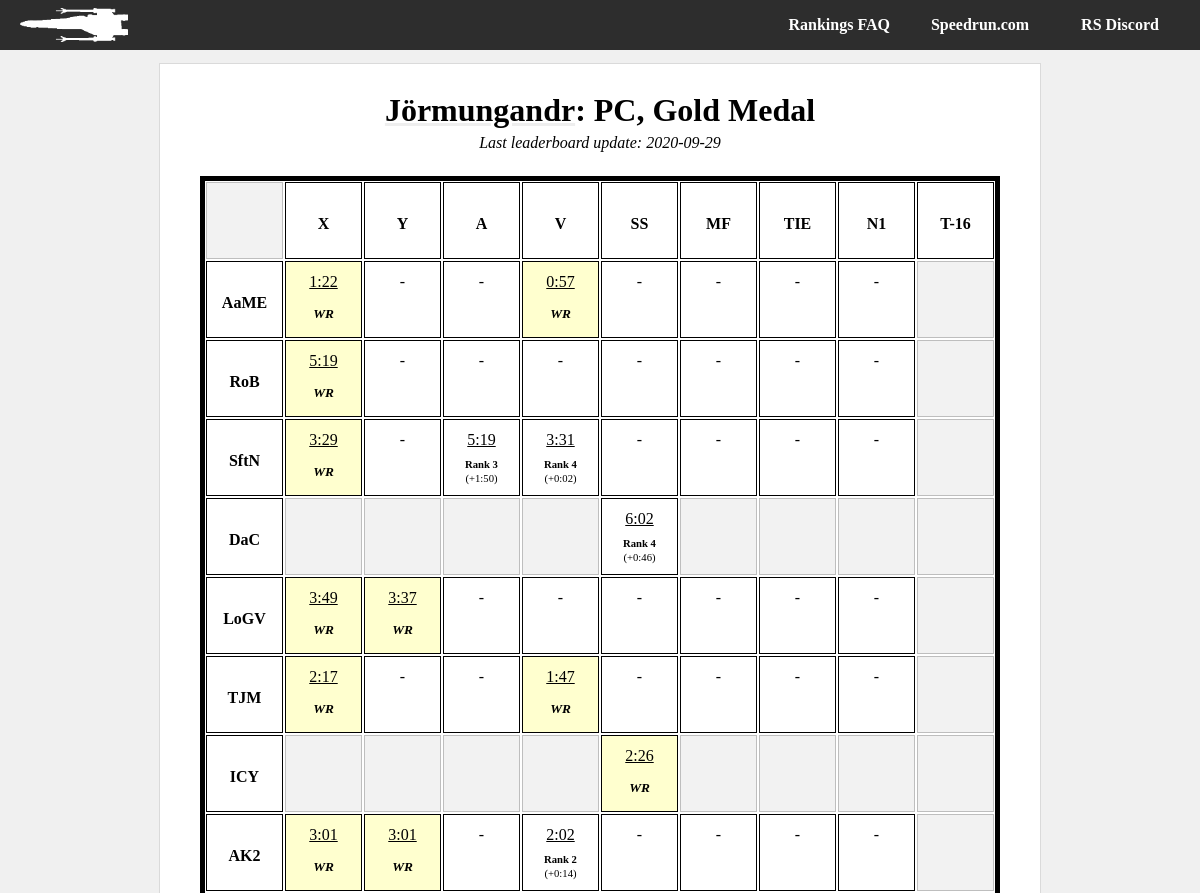
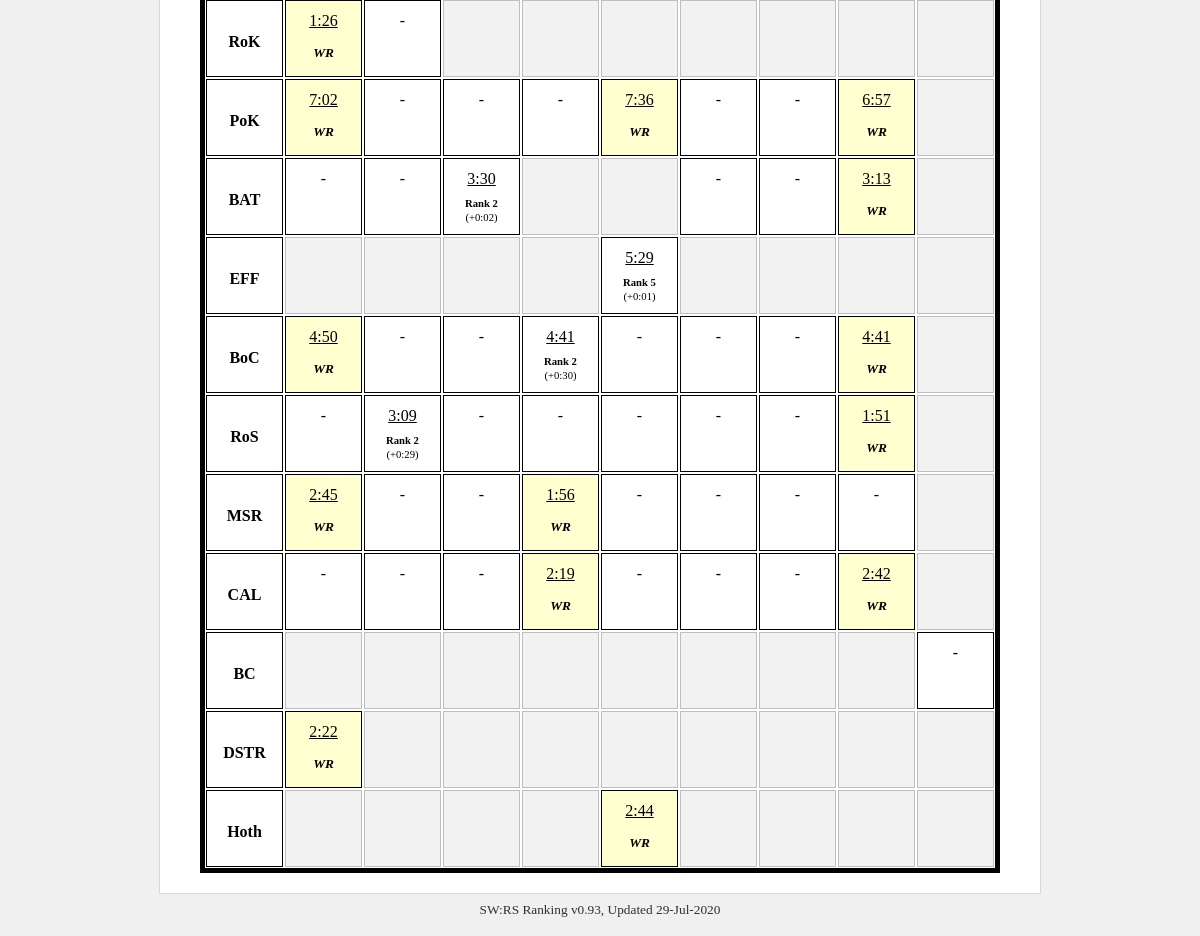
The page /player/Jörmungandr/pc_gold on the database its author committed (2 pictures, top to bottom).
### tables this page shows
CREATE TABLE metadata (field          text primary key,value          text);

CREATE TABLE il_runs_20200929 (run_id          integer primary key,level           text,category        text,player          text,time            integer default 9999,platform        text,medal           text,src_link        text,rank            integer default 0);

### swrs.py (the view)
@app.route('/player/<player_id>/<category>')
def player_cat(player_id, category):
    con = lite.connect(DATABASE)
    with con:
        cur = con.cursor()
        cur.execute('SELECT value FROM metadata ' +
                    'WHERE field = "last_update"')
    last_up = cur.fetchall()[0][0]
    tag = last_up + '_' + category
    if category[0:2] == 'pc':
        console = "PC"
    elif category[0:3] == 'n64':
        console = 'N64'
    else:
        console = 'CONSOLE?'
    if category[-3:] == 'any':
        medal_type = "Any Medal"
    elif category[-4:] == 'gold':
        medal_type = 'Gold Medal'
    else:
        medal_type = 'MEDAL?'
    runs = []
    bests = []
    for lev in il_level_names:
        level_array = []
        bests_level = []
        for ship in il_category_names:
            cur = con.cursor()
            with con:
                cur.execute('SELECT level, category, time, rank, "src_link" ' +
                            'FROM il_runs_' + last_up + ' ' +
                            'WHERE player = "' + player_id + '" AND ' +
                            'platform = "' + console + '" AND ' +
                            'level = "' + lev + '" AND ' +
                            'category = "' + ship + '" AND ' +
                            'medal = "' + medal_type + '";')
            run = cur.fetchall()
            player_best = 0
            if run:
                run = list(run[0])
                player_best = run[2]
                run[2] = convert_seconds(player_best)
            level_array.append(run)
            with con:
                cur.execute('SELECT time ' +
                            'FROM il_runs_' + last_up + ' ' +
                            'WHERE rank = 1 AND ' +
                            'platform = "' + console + '" AND ' +
                            'level = "' + lev + '" AND ' +
                            'category = "' + ship + '" AND ' +
                            'medal = "' + medal_type + '";')
            best_run = cur.fetchall()
            if best_run:
                best_run = list(best_run[0])[0]
                print(player_best, best_run)
                best_run = player_best - best_run
                print(best_run)
                best_run = convert_seconds(best_run)
            bests_level.append(best_run)
        runs.append(level_array)
        bests.append(bests_level)
    try:
        return render_template('player-category.html',
                               name=player_id,
                               medal=medal_type,
                               platform=console,
                               runs=runs,
                               best_times=bests,
                               last_update=DATESTAMP)
    except Exception as e:
        return str(e)

### swrs.py (called while the page is built)
def convert_seconds(in_time):
    out_time = 'ERR'
    secs = in_time % 60
    mins = int((in_time - secs) // 60)
    if secs < 10:
        secs = '0' + str(secs)
    else:
        secs = str(secs)
    if len(secs) > 6:
        secs = secs[:6]
    elif len(secs) > 2:
        while len(secs) < 6:
            secs += '0'
    out_time = str(mins) + ':' + str(secs)
    return out_time

@app.teardown_appcontext
def close_connection(exception):
    db = getattr(g, '_database', None)
    if db is not None:
        db.close()

### templates/player-category.html
{% from "macros.html" import header, footer, categories, title, pc_title, player_chart %}
{{ header(name +" | SWRS") }}
{% set link = "/player/" + name %}
{{ pc_title(name, platform, medal, last_update, link) }}</a>
{% set level_acronyms = ["AaME",
"RoB",
"SftN",
"DaC",
"LoGV",
"TJM",
"ICY",
"AK2",
"RoK",
"PoK",
"BAT",
"EFF",
"BoC",
"RoS",
"MSR",
"CAL",
"BC",
"DSTR",
"Hoth"] %}
    <div id="about">
            <div id="runs-table">
                <div class="runs-table-row">
                    <div class="runs-table-timebox header ghosted"> </div>
                    <div class="runs-table-timebox header"><div class="centertext">X</div></div>
                    <div class="runs-table-timebox header"><div class="centertext">Y</div></div>
                    <div class="runs-table-timebox header"><div class="centertext">A</div></div>
                    <div class="runs-table-timebox header"><div class="centertext">V</div></div>
                    <div class="runs-table-timebox header"><div class="centertext">SS</div></div>
                    <div class="runs-table-timebox header"><div class="centertext">MF</div></div>
                    <div class="runs-table-timebox header"><div class="centertext">TIE</div></div>
                    <div class="runs-table-timebox header"><div class="centertext">N1</div></div>
                    <div class="runs-table-timebox header"><div class="centertext">T-16</div></div>
                </div>
            {% for i in range(runs|length): %}
                {% set level = runs[i] %}
                <div class="runs-table-row {{ level_acronyms[i] }}">
                <div class="runs-table-timebox header"><div class="centertext">{{ level_acronyms[i] }}</div></div>
                {% for j in range(level|length): %}
                    {% set ship = level[j] %}
                    {% if i in [0, 1, 2, 4, 5, 7, 9, 12, 13, 14, 15]: %}
                        {% if j == 8: %}
                            {% set ghost = 'ghosted' %}
                        {% else %}
                            {% set ghost = '' %}
                        {% endif %}
                    {% elif i in [3, 6, 11, 18]: %}
                        {% if j not in [4]: %}
                            {% set ghost = 'ghosted' %}
                        {% else %}
                            {% set ghost = '' %}
                        {% endif %}
                    {% elif i in [8]: %}
                        {% if j not in [0, 1]: %}
                            {% set ghost = 'ghosted' %}
                        {% else %}
                            {% set ghost = '' %}
                        {% endif %}
                    {% elif i in [10]: %}
                        {% if j in [3, 4, 8]: %}
                            {% set ghost = 'ghosted' %}
                        {% else %}
                            {% set ghost = '' %}
                        {% endif %}
                    {% elif i in [16]: %}
                        {% if j not in [8]: %}
                            {% set ghost = 'ghosted' %}
                        {% else %}
                            {% set ghost = '' %}
                        {% endif %}
                    {% elif i in [17]: %}
                        {% if j == 7 and platform == 'N64': %}
                            {% set ghost = '' %}
                        {% elif j not in [0]: %}
                            {% set ghost = 'ghosted' %}
                        {% else %}
                            {% set ghost = '' %}
                        {% endif %}
                    {% endif %}
                    {% if ship[3] == 1 %}
                        {% set wr='wr'%}
                    {% endif %}
                        {% if ship: %}
                            <a href="{{ ship[4] }}" class="timebox">
                                <div class="runs-table-timebox {{ ghost }} {{ wr }}">
                                        <div class="runs-table-time">
                                            {{ ship[2] }}
                                        </div>
                                        <div class="runs-table-ranking {{wr}}">
                                        {% if ship[3] == 1 %}
                                                WR
                                        {% else %}
                                                <b>Rank {{ ship[3] }}</b>
                                            </div>
                                            <div class="runs-table-difference">
                                                (+{{ best_times[i][j] }})
                                        {% endif %}
                                        </div>
                                </div>
                            </a>
                        {% else %}
                    <div class="runs-table-timebox {{ ghost }} {{ wr }}">
                            {% if ghost == '': %}
                            -
                            {% endif %}
                    </div>
                        {% endif %}
                {% endfor %}
                </div>
            {% endfor %}
            </div>
    </div>
{{ footer() }}

### templates/macros.html (shortened to what this page needs)
{% macro header(header_text) %}
<html>
    <head>
        <link rel="stylesheet" type="text/css" href="{{ url_for('static', filename = 'style.css') }}" />
    </head>
    <body>
    <div id="container">
        {{ tabs() }}
    <div id="body-wrapper">
        <div id="body-content">
{% endmacro %}
{% macro tabs() %}
        <div id="body-tabs">
            <div id="lefttabs">
                <a href="/"><img src= {{ url_for('static', filename = 'logo.png') }}></a>
            </div>
            <div id="righttabs">
                <a href="https://discord.gg/Gp7swfc"><div id="tab" class="topplayers back">RS Discord</div></a>
            </div>
            <div id="righttabs">
                <a href="https://www.speedrun.com/rogue1/"><div id="tab" class="topplayers back">Speedrun.com</div></a>
            </div>
            <div id="righttabs">
                <a href="/faq"><div id="tab" class="topplayers back">Rankings FAQ</div></a>
            </div>
        </div>
{% endmacro %}
{% macro pc_title(name, platform, medal, date, link='') %}
            <div id="title">
                <h1>
                    <a href="{{link}}">{{ name }}</a>: {{platform}}, {{medal}}
                </h1>
                {% if date %}
                <div id="lastupdate">
                    <p>Last leaderboard update: {{ date[:4] }}-{{ date[4:6] }}-{{ date[6:] }}</p>
                </div>
                {% endif %}
            </div>
{% endmacro %}
{% macro footer() %}
            </div>
            <div id="footertext">
                <span title="v0.93 Madine">SW:RS Ranking v0.93, Updated 29-Jul-2020</span>
            </div>
        </div>
    </div>
    </body>
</html>
{% endmacro %}

### static/style.css (style rules this page uses)
body { font-family: 'LiberationSerif', 'Bookman', 'Times', Serif; margin: 0px; background: #f0f0f0; position: relative; }
#container { position: absolute; width: 100%; height: 100%; }
#body-wrapper { width: max-content; max-width: 95%; margin-left:auto; margin-right:auto; padding: 10px; display: block; position: relative; overflow: hidden !important; }
#body-tabs { display: block; overflow: hidden; background: #2d2d2d; padding: 0px 10px; height: 50px; background-repeat: no-repeat; background-size: auto 35px; background-attachment: fixed; background-position-x: center; background-position-y: 7px; }
#tab { display: inline-block; color: #ffffff; padding: 00px 20px; border-radius: 0px; margin: 0px; min-width: 100px; text-align: center; font-weight: bold; line-height: 50px; height: 100%; }
#lefttabs { float: left; }
#lefttabs img { padding: 8px 10px; height: 34px; }
#righttabs { float: right; }
#body-content { border: 1px #dadada solid; min-height: 100px; background: #ffffff; border-radius: 0px; margin-top: 3px; padding: 20px 40px; }
#title { text-align: center; margin: .5em 0em 1.5em 0em; font-weight: bold; font-style: italic; }
#title h1 { margin: 0em 0em .0em 0em; font-style: normal; }
h1 a { text-decoration: underline #eee; color: #000; }
#footertext { text-align: center; font-size: 10pt; padding: 8px; opacity: 0.8; }
#lastupdate p { font-weight: normal; padding: 0; margin: 5px 0 0 0; }
#runs-table { border: 5px solid #000000; overflow: hidden; }
.runs-table-row { display: flex; flex-direction: row; flex-wrap: nowrap; justify-content: flex-start; align-items: stretch; align-content: stretch; }
.runs-table-timebox { margin: 1px; width: 75px; height: 55px; line-height: 20px; padding-top: 10px; padding-bottom: 10px; border: 1px solid #000000; text-align: center; vertical-align: middle; }
.runs-table-timebox.header { font-weight: bold; display: flex; align-items: center; justify-content: center; }
.centertext { padding: 0 !important; line-height: 12pt; height: 10px; }
.runs-table-timebox.ghosted { opacity: 0.25; background: #cccccc; }
.runs-table-timebox.wr { background: #ffff0030; }
.runs-table-ranking { font-size: 8pt; padding-top: 10px; margin: 0; line-height: 8pt; }
.runs-table-ranking.wr { line-height: 16pt; font-size: 10pt; padding-top: 11px; font-weight: bold; font-style: italic; }
.runs-table-difference { font-size: 8pt; padding-top: 3px; margin: 0; line-height: 8pt; }
.runs-table-time { text-decoration: underline; }
.timebox { text-decoration: none; color: #000; }

### rows shown on the page
metadata: value "2020", value "09", value "29"
il_runs_20200929: time "0:57"
il_runs_20200929: rank "3"
il_runs_20200929: rank "4"
il_runs_20200929: rank "4"
il_runs_20200929: rank "2"
il_runs_20200929: rank "2"
il_runs_20200929: rank "5"
il_runs_20200929: rank "2"
il_runs_20200929: rank "2"

### other values the page prints
{{ name }} "Jörmungandr"
{{ platform }} "PC"
{{ medal }} "Gold Medal"
{{ level_acronyms[i] }} "AaME" "RoB" "SftN" "DaC" "LoGV" "TJM" "ICY" "AK2" "RoK" "PoK" "BAT" "EFF" "BoC" "RoS" "MSR" "CAL" "BC" "DSTR" "Hoth"
{{ ship[2] }} "1:22" "5:19" "3:29" "5:19" "3:31" "6:02" "3:49" "3:37" "2:17" "1:47" "2:26" "3:01" "3:01" "2:02" "1:26" "7:02" "7:36" "6:57" "3:30" "3:13" "5:29" "4:50" "4:41" "4:41" "3:09" "1:51" "2:45" "1:56" "2:19" "2:42" "2:22" "2:44"
{{ best_times[i][j] }} "1:50" "0:02" "0:46" "0:14" "0:02" "0:01" "0:30" "0:29"
